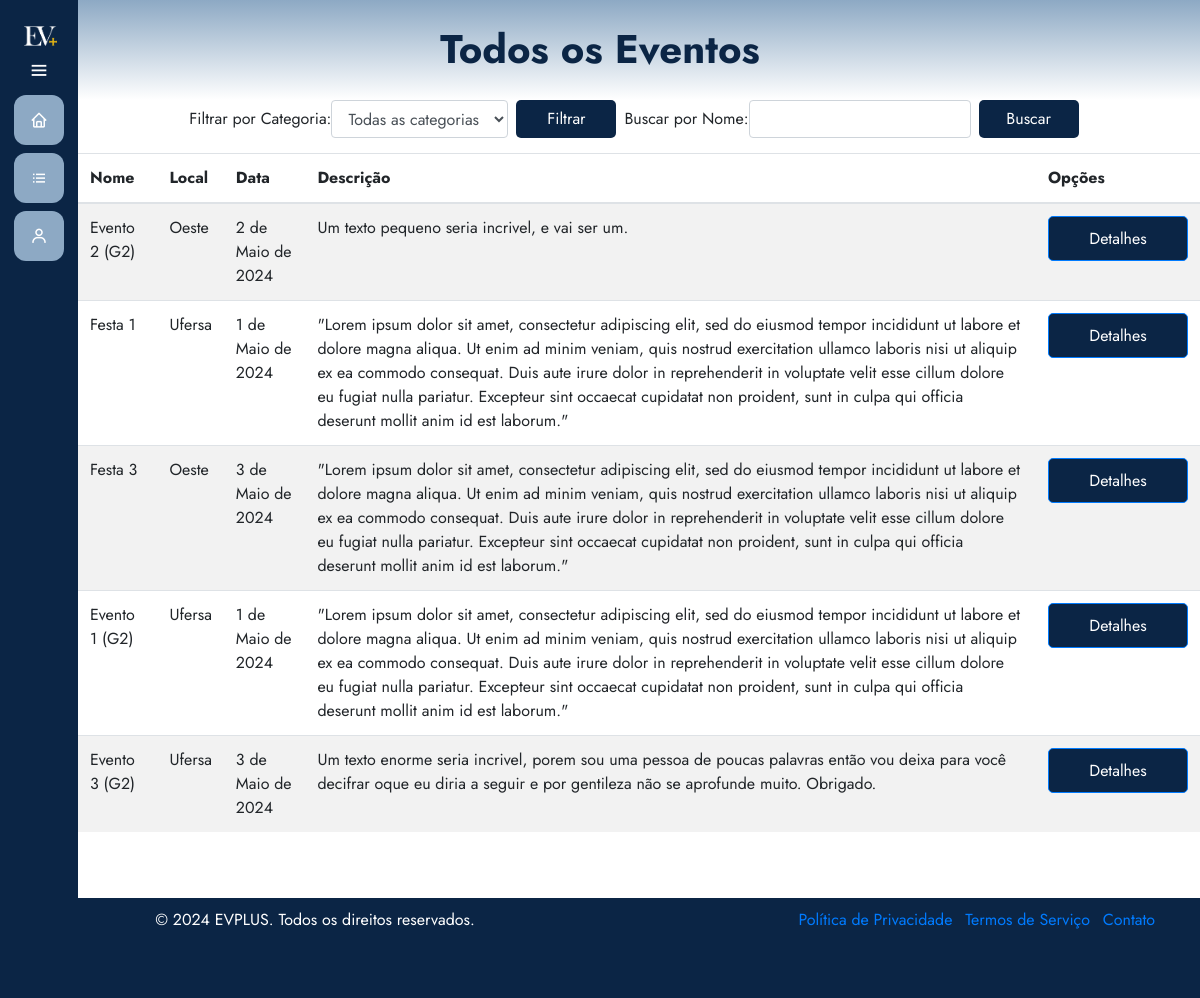
Before: /eventos/todos-eventos/ with the older database file.
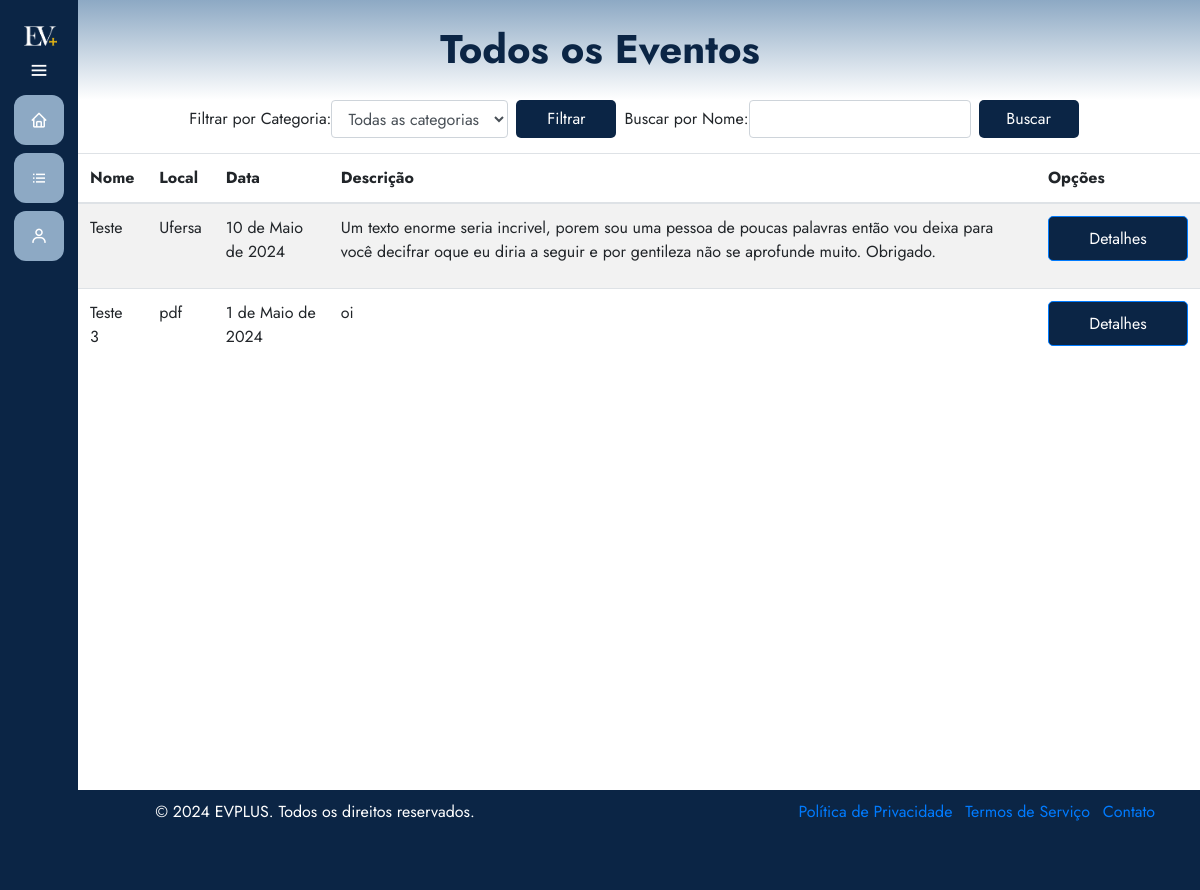
After: the same page with the newer database file.
### eventos/models.py (models this page shows, shortened)
class Evento(models.Model):
    user = models.ForeignKey(User, on_delete=models.CASCADE)
    clients = models.ManyToManyField(User, through='Inscricao', related_name='eventos')
    name = models.CharField(max_length=100)
    description = models.TextField()
    local = models.CharField(max_length=100)
    date = models.DateField()
    time = models.TimeField()
    category = models.CharField(max_length=100)
    banner = models.ImageField(null=True, blank=True, upload_to='images/')
    limite_inscricoes = models.PositiveIntegerField(null=True, blank=True, verbose_name="Limite de Inscrições")
    finalizado = models.BooleanField(default=False)
    certificado = models.FileField(upload_to='certificados/', null=True, blank=True)

### eventos/views.py (the view)
# urls.py: path('todos-eventos/', views.listarTodosEventos, name='todos_eventos'),
def listarTodosEventos(request):
    exibir_sidebar = True
    categoria = request.GET.get('categoria')
    nome = request.GET.get('nome')
    eventosDisponiveis = Evento.objects.filter(finalizado=False)
    if categoria:
        eventosDisponiveis = eventosDisponiveis.filter(category=categoria)
    if nome:
        eventosDisponiveis = eventosDisponiveis.filter(name__icontains=nome)
    return render(request, 'todosEventos.html', {'eventos': eventosDisponiveis, 'exibir_sidebar': exibir_sidebar})

### eventos/templates/todosEventos.html (shortened to what this page needs)
{% extends 'base.html' %}
{% load static %}
{% block 'head' %}
    <link rel="stylesheet" href="{% static 'eventos/css/todosEventos.css' %}">
{% endblock %}
{% block 'dashboard' %}
    <div class="container">
        <div class="row">
            <div class="col-md-12">
                <form method="GET" action="{% url 'eventos:todos_eventos' %}" class="form-inline">
                    <div class="form-group mr-2">
                        <label for="categoria">Filtrar por Categoria:</label>
                        <select class="form-control" id="categoria" name="categoria">
                            <option value="">Todas as categorias</option>
                        </select>
                    </div>
                    <button type="submit" class="btn btn-filter mr-2">Filtrar</button>
                    <div class="form-group">
                        <label for="nome">Buscar por Nome:</label>
                        <input type="text" class="form-control mr-2" id="nome" name="nome">
                    </div>
                    <button type="submit" class="btn btn-filter">Buscar</button>
                </form>
            </div>
        <div class="row">
            <div class="col-md-12">
                <div class="panel panel-default">
                    <div class="panel-body">
                        <div class="table-responsive">
                            <table class="table table-striped">
                                <thead>
                                    <tr>
                                        <th>Nome</th>
                                        <th>Local</th>
                                        <th>Data</th>
                                        <th>Descrição</th>
                                        <th>Opções</th>
                                    </tr>
                                </thead>
                                <tbody>
                                    {% for evento in eventos %}
                                        <tr>
                                            <td>{{ evento.name }}</td>
                                            <td>{{ evento.local }}</td>
                                            <td>{{ evento.date }}</td>
                                            <td>{{ evento.description }}</td>
                                            <td>
                                                <a href="{% url 'eventos:detalhes_evento' evento.id %}" class="btn btn-primary">Detalhes</a>
                                            </td>
                                        </tr>
                                    {% endfor %}
                                </tbody>
                            </table>
                        </div>
                    </div>
                </div>
            </div>
        </div>
    </div>
{% endblock %}

Changed rows visible on the page:
removed Evento: name "Evento 2 (G2)", local "Oeste", date "2 de Maio de 2024", description "Um texto pequeno seria incrivel, e vai ser um."
removed Evento: name "Festa 1", local "Ufersa", date "1 de Maio de 2024", description "\"Lorem ipsum dolor sit amet, consectetur adipiscing elit, sed do eiusmod tempor incididunt ut labore et dolore magna aliqua. Ut enim ad minim veniam, quis nostrud exercitation ullamco laboris nisi ut aliquip ex ea commodo consequat. Duis aute irure dolor in reprehenderit in voluptate velit esse cillum dolore eu fugiat nulla pariatur. Excepteur sint occaecat cupidatat non proident, sunt in culpa qui officia deserunt mollit anim id est laborum.\""
removed Evento: name "Festa 3", local "Oeste", date "3 de Maio de 2024", description "\"Lorem ipsum dolor sit amet, consectetur adipiscing elit, sed do eiusmod tempor incididunt ut labore et dolore magna aliqua. Ut enim ad minim veniam, quis nostrud exercitation ullamco laboris nisi ut aliquip ex ea commodo consequat. Duis aute irure dolor in reprehenderit in voluptate velit esse cillum dolore eu fugiat nulla pariatur. Excepteur sint occaecat cupidatat non proident, sunt in culpa qui officia deserunt mollit anim id est laborum.\""
removed Evento: name "Evento 1 (G2)", local "Ufersa", date "1 de Maio de 2024", description "\"Lorem ipsum dolor sit amet, consectetur adipiscing elit, sed do eiusmod tempor incididunt ut labore et dolore magna aliqua. Ut enim ad minim veniam, quis nostrud exercitation ullamco laboris nisi ut aliquip ex ea commodo consequat. Duis aute irure dolor in reprehenderit in voluptate velit esse cillum dolore eu fugiat nulla pariatur. Excepteur sint occaecat cupidatat non proident, sunt in culpa qui officia deserunt mollit anim id est laborum.\""
removed Evento: name "Evento 3 (G2)", local "Ufersa", date "3 de Maio de 2024", description "Um texto enorme seria incrivel, porem sou uma pessoa de poucas palavras então vou deixa para você decifrar oque eu diria a seguir e por gentileza não se aprofunde muito. Obrigado."
added Evento: name "Teste", local "Ufersa", date "10 de Maio de 2024", description "Um texto enorme seria incrivel, porem sou uma pessoa de poucas palavras então vou deixa para você decifrar oque eu diria a seguir e por gentileza não se aprofunde muito. Obrigado."
added Evento: name "Teste 3", local "pdf", date "1 de Maio de 2024", description "oi"
